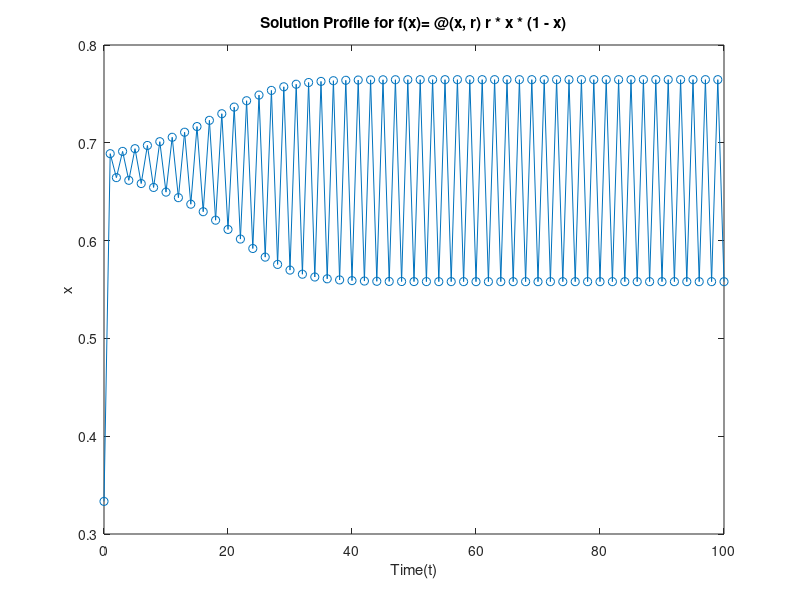

The MATLAB source for this figure:
f= @(x,r) r*x*(1-x);
N= 100;
tvalues= 0:N;
xvalues= zeros(1, N+1);
x0= 1/3;
xvalues(1)= x0;
r= 3.1;
xprev= x0;

for i=2:N+1
    x_n1= f(xprev, r);
    xvalues(i)= x_n1;
    xprev= x_n1;
end

plot(tvalues, xvalues, '-o');
title(sprintf('Solution Profile for f(x)= %s',func2str(f)));
xlabel('Time(t)'); ylabel('x')